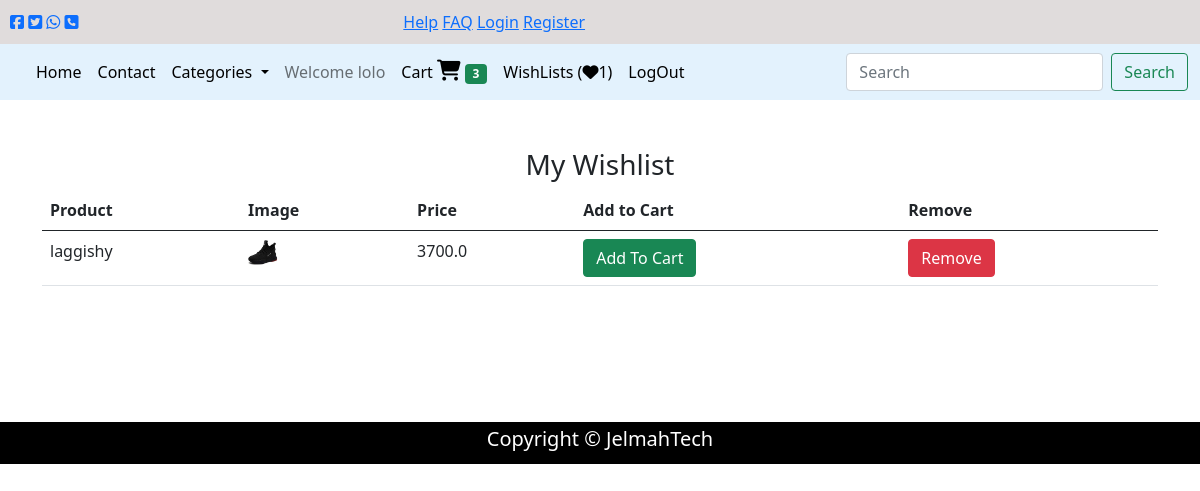
The page /wishlist/ (signed in) on the database as committed earlier.
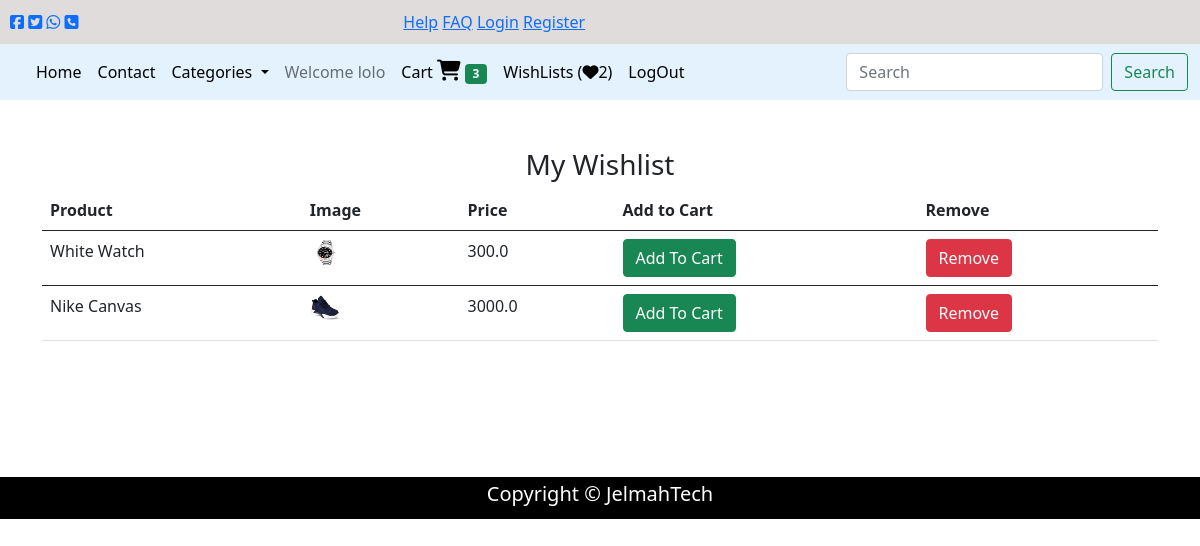
The same page on the database as committed later.
### footwears/models.py (models this page shows, shortened)
class Wishlist(models.Model):
  product = models.ForeignKey(Product,on_delete=models.CASCADE)
  customer = models.ForeignKey(Customer,on_delete = models.CASCADE)
  date_created = models.DateTimeField(auto_now_add=True,null=True,blank=True)
  now_bought = models.BooleanField(default=False)
  user = models.ForeignKey(User,on_delete = models.CASCADE)
  class Meta:
    db_table = 'wishlists'
    managed = True
    verbose_name = 'Wishlist'
    verbose_name_plural = 'Wishlists'

class Product(models.Model):
  prodname = models.CharField(max_length=150)
  featured = models.BooleanField(default=False)
  prodimage = models.ImageField(default='default.jpg',null=True,blank=True)
  price = models.FloatField(null=True,blank=True)
  instock = models.BooleanField(default=True)
  quantity_instock = models.IntegerField(default=20)
  category = models.ForeignKey(Category,on_delete=models.CASCADE)
  description = models.TextField(max_length=2000, null=True,blank=True, default="This is one of the amazing product you can get from Jazellet online luxury market \n Quality material at affordable price.")
  def __str__(self):
    return self.prodname
  class Meta:
    db_table = 'products'
    managed = True
    verbose_name = 'Product'
    verbose_name_plural = 'Products'

### footwears/views.py (the view)
# urls.py: path('wishlist/', views.wishlist, name='wishlist'),
@login_required(login_url='login')
def wishlist(request):
  thelist = Wishlist.objects.filter(customer__user__username__iexact=request.user.username).filter(now_bought__exact=False)
  context = {
    'wishlist':thelist
  }
  return render(request,'footwears/wishlist.html',context)

### footwears/context_processor.py (called while the page is built)
def categories(request):
  allcats = Category.objects.all()
  return {'cats':allcats}

def cartcount(request):
  allitems = Orderdetail.objects.filter(order_placed=False).filter(user__username=request.user.username)
  total_quantity = 0
  for item in allitems:
    total_quantity += item.quantity
  return {'prodcount':total_quantity}

def wishcount(request):
  allwishes = Wishlist.objects.filter(now_bought=False).filter(user__username=request.user.username).count()
  return {'allwishes':allwishes}

### footwears/templates/footwears/wishlist.html (shortened to what this page needs)
{% extends 'shared/base.html' %}
{% load static %}
{% load humanize %}
{% block main %}
<section>
    <div class="container">
        <h3 class="text-center mt-5">My Wishlist</h3>
        <div class="row">
        <div class="col-sm-12">
        {% if wishlist %}
            <table class="table table-hover">
            <thead class="thead-dark">
            <tr>
                <th scope="col">Product</th>
                <th scope="col">Image</th>
                <th scope="col">Price</th>
                <th scope="col">Add to Cart</th>
                <th scope="col">Remove</th>
            </tr>
            </thead>
            <tbody>
            {% for item in wishlist %}
            <tr>
                <td> {{item.product}} </td>
                <td>
                    <img src="{{item.product.prodimage.url}}" width="30px" height="25px" alt="...">
                </td>
                <td> {{item.product.price}} </td>
                <td>
                  <form  class="form-inline" action="{% url 'addtocart' %}" method="POST">
                    <button class="btn btn-success" type="submit">Add To Cart</button>
                  </form>
                </td>
                <td>
                    <form action="{% url 'dewishlist'  %}" method="post">
                        <button class="btn btn-danger">Remove</button>
                    </form>
                </td>
            </tr>
        </tbody>
            {% endfor %}
        </table>
        {% else %}
            <p>
                <h3 class="bg-success text-white p-5">You have no item in your wishlist</h3>
            </p>
       {% endif %}
        </div>
        </div>
    </div>
</section>
    <br><br><br><br><br>
{% endblock main %}

### footwears/templates/shared/base.html (shortened to what this page needs)
{% load static %}
<!doctype html>
<html lang="en">
  <head>
    <link href="https://cdn.jsdelivr.net/npm/bootstrap@5.0.1/dist/css/bootstrap.min.css" rel="stylesheet">
    <link rel="stylesheet" href="{% static 'css/header.css' %}">
    <link rel="stylesheet" href="{% static 'css/contact.css' %}">
  </head>
  <body>
    <div class="topheader">
        <div class="div1">
            <a href=""><i class="fa fa-facebook-square" aria-hidden="true"></i></a>
            <a href="https://wa.me/2348106966584"><i class="fa fa-twitter-square" aria-hidden="true"></i></a>
            <a href="https://wa.me/2348106966584"><i class="fa fa-whatsapp" aria-hidden="true"></i></a>
            <a href="https://wa.me/2348106966584"><i class="fa fa-phone-square" aria-hidden="true"></i></a>
        </div>
        <div class="div2" style="float: right;">
            <a href="{% url 'contact' %}">Help</a>
            <a href="{% url 'contact' %}">FAQ</a>
            <a href="{% url 'login' %}">Login</a>
            <a href="{% url 'register' %}">Register</a>
        </div>
    </div>
    <header>
            <nav class="navbar navbar-expand-lg navbar-light" style="background-color: #e3f2fd;">
                <div class="container-fluid">
                  <div class="collapse navbar-collapse" id="navbarSupportedContent">
                    <ul class="navbar-nav me-auto mb-2 mb-lg-0">
                      <li class="nav-item"><a class="nav-link" style="color: black;" href="{% url 'home' %}">Home</a></li>
                      <li class="nav-item"><a class="nav-link" style="color: black;" href="{% url 'contact' %}">Contact</a></li>
                      <li class="nav-item dropdown">
                        <a class="nav-link dropdown-toggle" style="color: black;" href="#" id="navbarDropdown" role="button" data-bs-toggle="dropdown" aria-expanded="false">
                          Categories
                        </a>
                      </li>
                     {% if request.user.is_authenticated %}
                      <li class="nav-item">
                        <a href="#" class="nav-link">Welcome {{request.user.username}}</a>
                      </li>
                      <li class="nav-item">
                        <a href="{% url 'cart' %}" class="nav-link" style="color: black;">Cart
                          <i id="cart-icon" class="fa fa-shopping-cart " aria-hidden="true"></i>
                          {% if prodcount > 0 %}
                          <span class="badge bg-success badge-secondary">
                            {{ prodcount }}
                          </span>
                          {% else %}
                          <span class="badge badge-secondary">
                            {{ prodcount }}
                          </span>
                          {% endif %}
                        </a>
                      </li>
                      <li class="nav-item">
                        <a href="{% url 'wishlist' %}" style="color: black;" class="nav-link">
                          WishLists (<i class="fa fa-heart"></i><span id="couter">{{ allwishes }}</span>)
                        </a>
                      </li>
                      <li class="nav-item">
                        <a href="{% url 'logout' %}" style="color: black;" class="nav-link">LogOut</a>
                      </li>
                      {% endif %}
                    </ul>
                    <form class="d-flex" action="{% url 'search' %}" method="GET">
                      <input class="form-control me-2" name="tosearch" type="search" placeholder="Search" aria-label="Search">
                      <button class="btn btn-outline-success" type="submit">Search</button>
                    </form>
                  </div>
                </div>
              </nav>
    </header>
    <main>
        {% block main %}
        {% endblock main %}
    </main>
    <footer>
      <div class="footer" style="margin: 0; padding: 5px; background-color: black; color: white; text-align: center;">
        <h5>Copyright &copy; JelmahTech</h5>
      </div>
    </footer>
  </body>
</html>

Rows that differ between the two databases and show on the page:
removed Wishlist: product "laggishy", product.prodimage (picture), product.price "3700.0"
added Wishlist: product "White Watch", product.prodimage (picture), product.price "300.0"
added Wishlist: product "Nike Canvas", product.prodimage (picture), product.price "3000.0"
Other text that changed with them:
{{ allwishes }}: "1" → "2"
